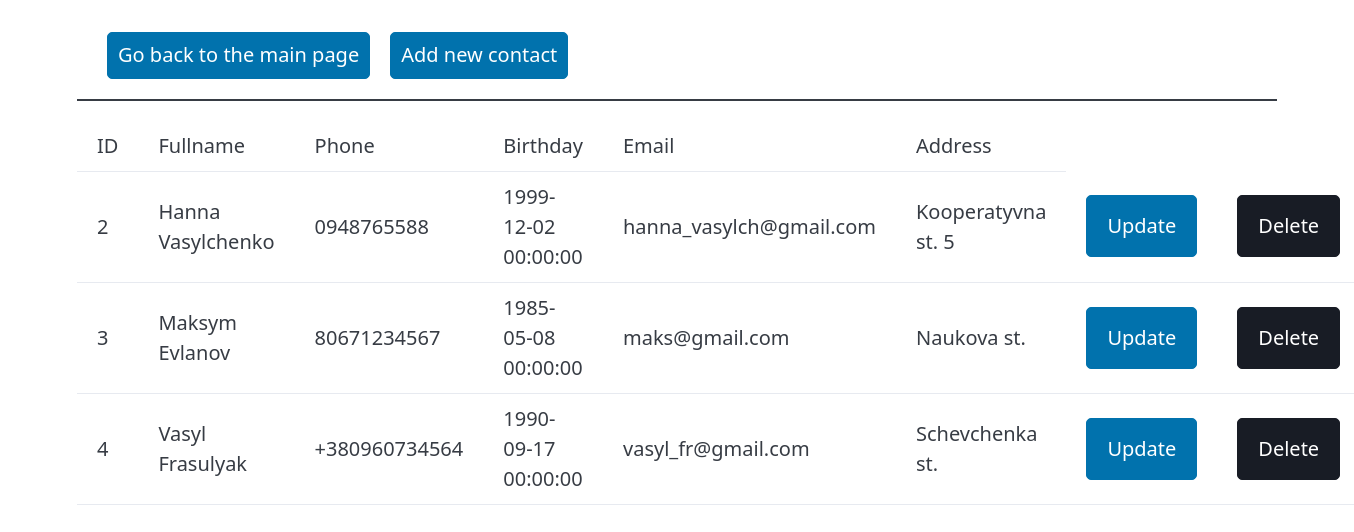
Screenshot of /contacts with the database file from the repository.
### src/entity/models.py (models this page shows)
class Contact(db.Model):
    __tablename__ = "contacts"
    id = db.Column(db.Integer, primary_key=True)
    name = db.Column(db.String(50), nullable=False, unique=True)
    birthday = db.Column(db.DateTime)
    email = db.Column(db.String(50), unique=True)
    phone = db.Column(db.String(20), unique=True)
    address = db.Column(db.String(70))

### src/routes.py (the view)
@app.route('/contacts', strict_slashes=False)
def contacts_page():
    contacts = contacts_rp.get_all()
    return render_template('contacts.html', contacts=contacts)

### src/repository/contacts_rp.py (called while the page is built)
def get_all():
    return db.session.query(models.Contact).all()

### src/templates/contacts.html (shortened to what this page needs)
<!DOCTYPE html>
<html lang="en">
  <head>
    <link rel="stylesheet" href="https://unpkg.com/@picocss/pico@latest/css/pico.min.css"/>
  </head>
  <body>
    <main class="container">
      <nav style="margin-bottom: 20px; border-bottom: 2px solid; padding-left: 30px">
        <ul>
          <li><a href="/" role="button"> Go back to the main page </a></li>
          <li><a href="/contact_add/" role="button">Add new contact</a></li>
        </ul>
      </nav>
      <table>
        <tr>
          <th>ID</th>
          <th>Fullname</th>
          <th>Phone</th>
          <th>Birthday</th>
          <th>Email</th>
          <th>Address</th>
        </tr>
        {% for contact in contacts%}
        <tr>
          <td>{{contact.id}}</td>
          <td>{{contact.name}}</td>
          <td>{{contact.phone}}</td>
          <td>{{contact.birthday}}</td>
          <td>{{contact.email}}</td>
          <td>{{contact.address}}</td>
          <td><a href="/contact_update/{{contact.id}}" role="button">Update</a></td>
          <td><a href="/delete_contact/{{contact.id}}" role="button" class="contrast">Delete</a></td>
        </tr>
        {% endfor %}
      </table>
    </main>
  </body>
</html>

### rows the page displays
Contact: id "2", name "Hanna Vasylchenko", phone "0948765588", birthday "1999-12-02 00:00:00", email "hanna_vasylch@gmail.com", address "Kooperatyvna st. 5"
Contact: id "3", name "Maksym Evlanov", phone "80671234567", birthday "1985-05-08 00:00:00", email "maks@gmail.com", address "Naukova st."
Contact: id "4", name "Vasyl Frasulyak", phone "+380960734564", birthday "1990-09-17 00:00:00", email "vasyl_fr@gmail.com", address "Schevchenka st."
